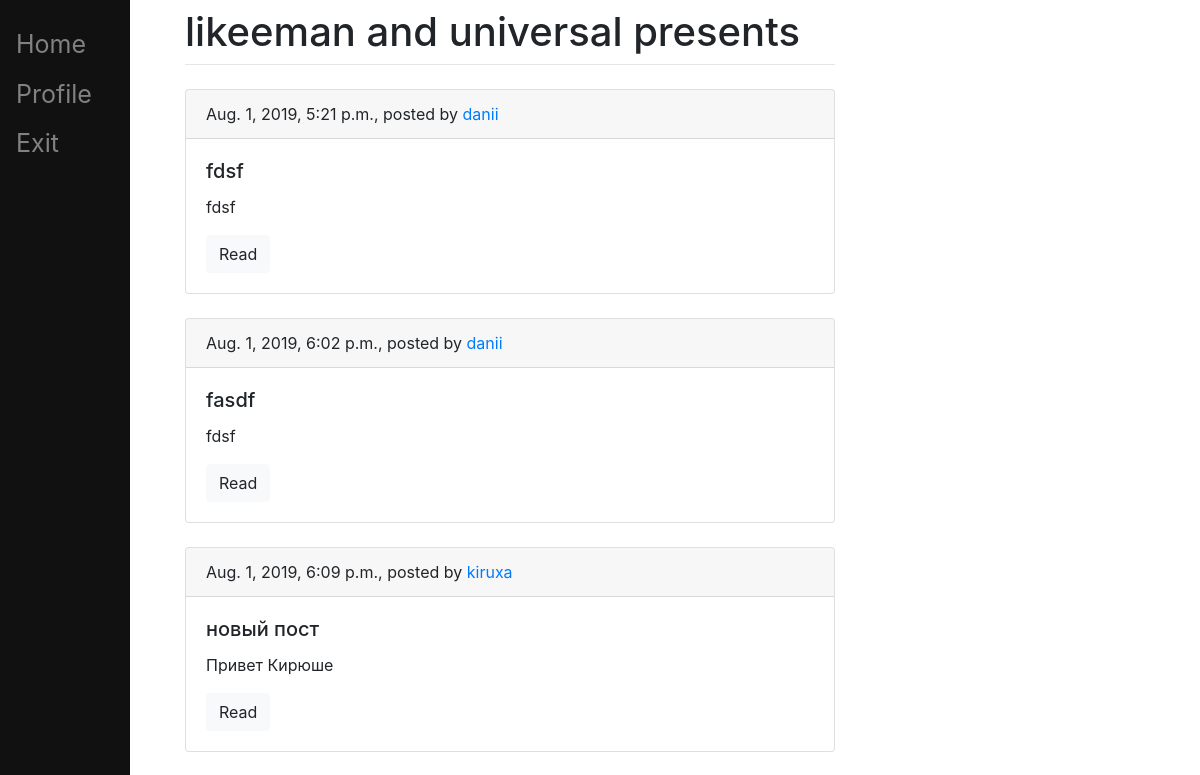
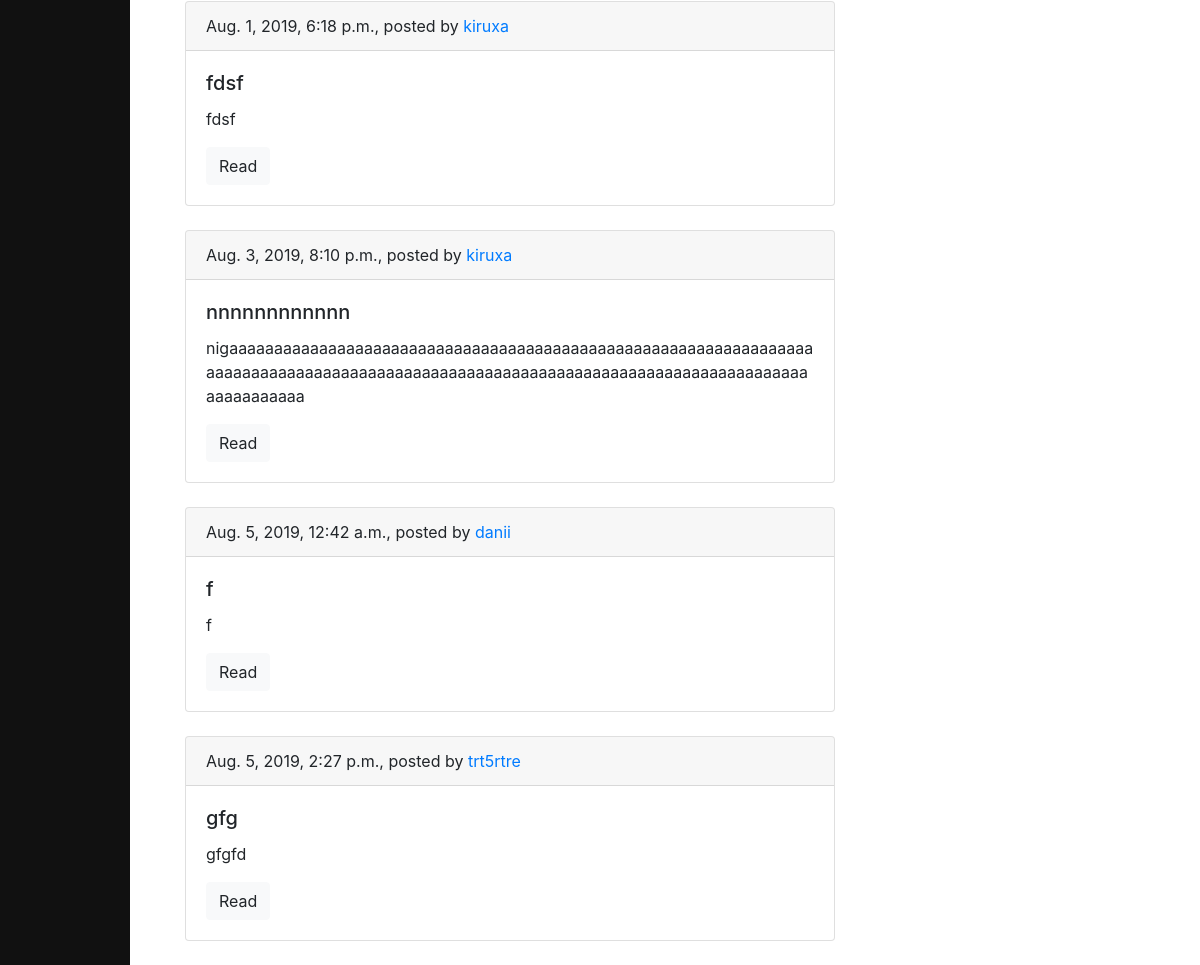
Page / (signed in) on the earlier database version (2 pictures, top to bottom).
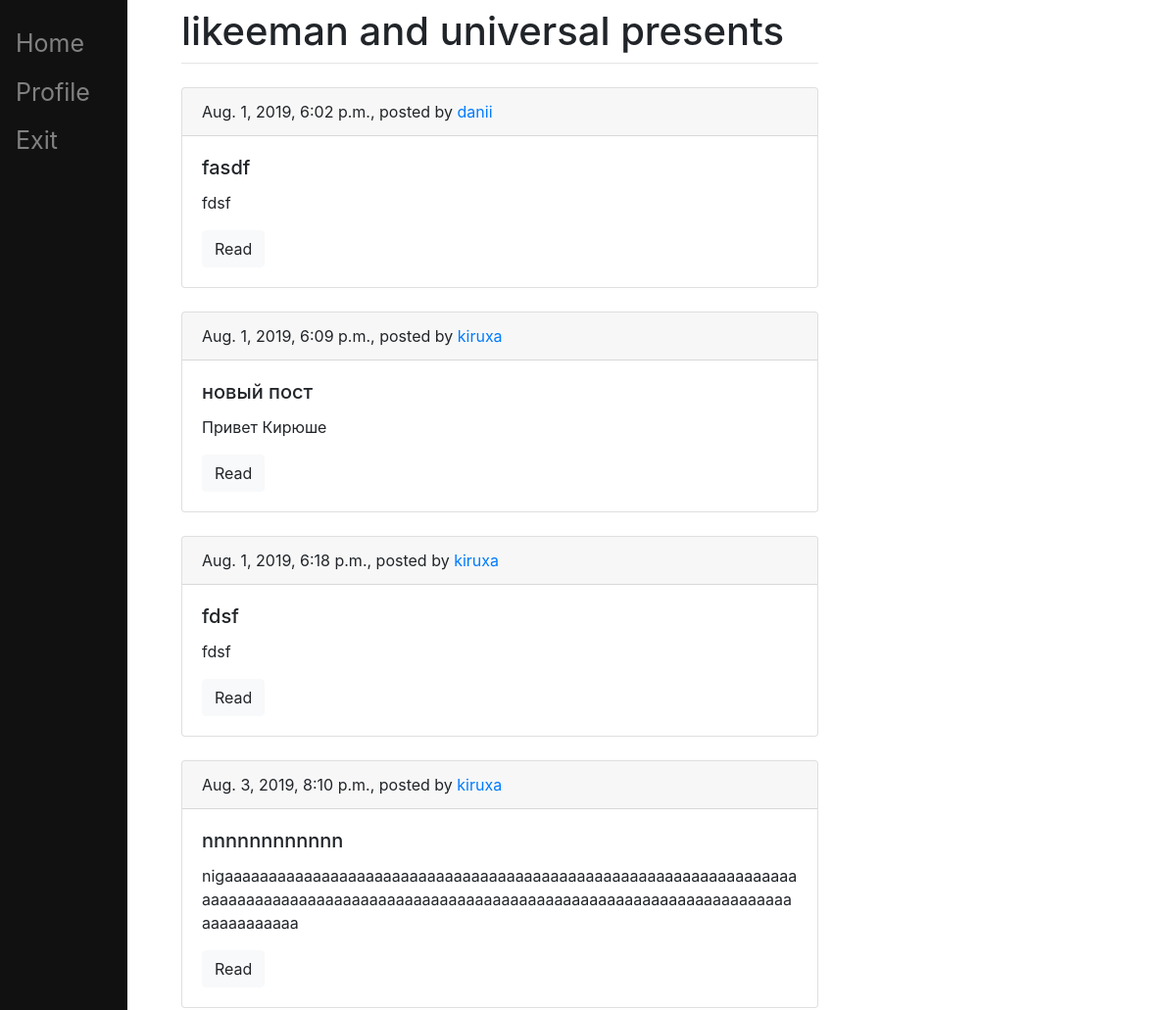
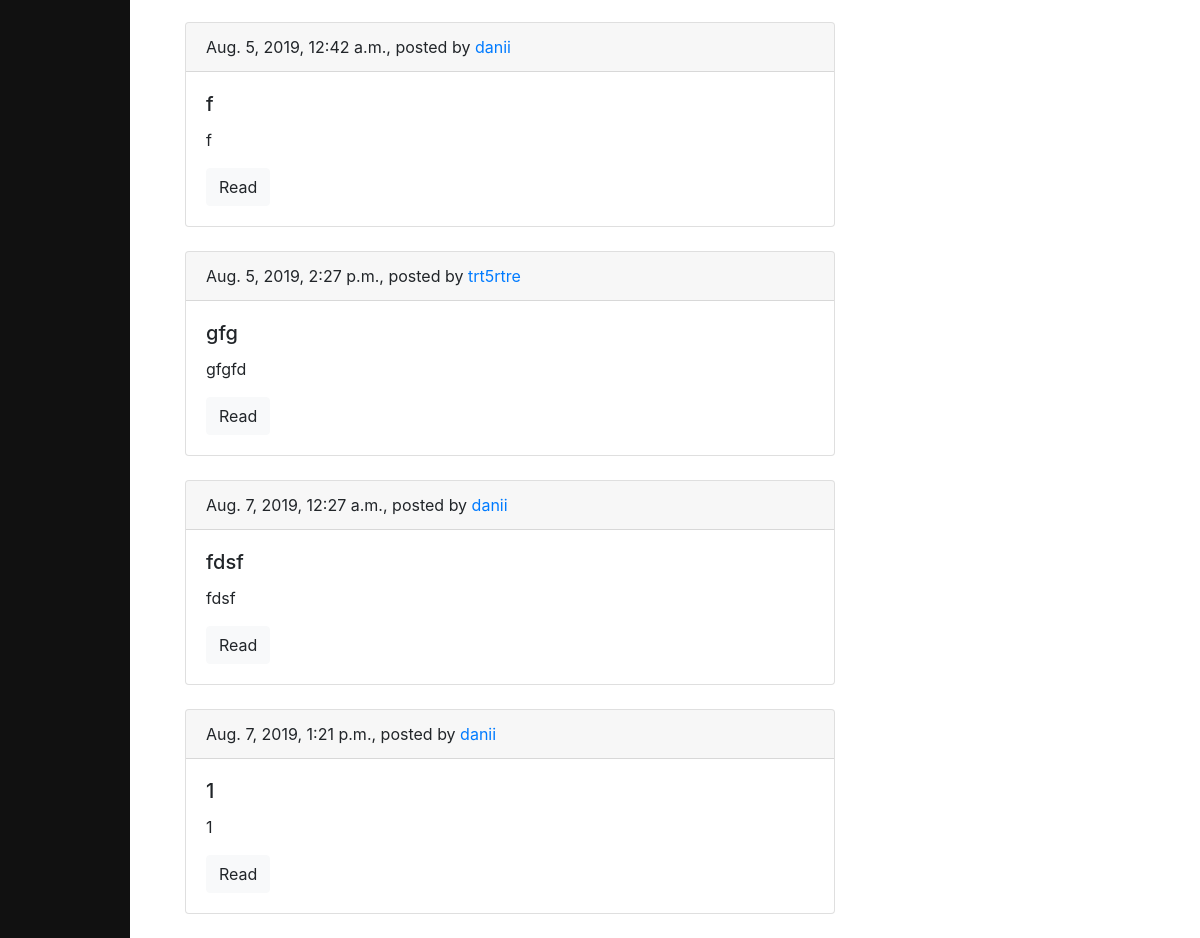
Same page on the later database version (2 pictures, top to bottom).
### blog/models.py (models this page shows, shortened)
class Post(models.Model):
    author = models.ForeignKey(settings.AUTH_USER_MODEL, on_delete=models.CASCADE)
    title = models.CharField(max_length=200)
    text = models.TextField()
    created_date = models.DateTimeField(default=timezone.now)
    published_date = models.DateTimeField(blank=True, null=True)

### blog/views.py (the view)
# urls.py: path('', views.post_list, name='post_list'),
def post_list(request):
    posts = Post.objects.filter(published_date__lte=timezone.now()).order_by('published_date')
    return render(request, 'blog/post_list.html', {'posts': posts})

### blog/templates/blog/post_list.html (shortened to what this page needs)
{% extends 'blog/base.html' %}
{% block content %}
    {% for post in posts %}
        <div class="card mb-4">
            <div class="card-header">
                {{ post.published_date }}, posted by <a href="#">{{post.author}}</a>
            </div>
        <div class="card-body">
            <h5 class="card-title">{{ post.title }}</h5>
        <p class="card-text">{{ post.text|truncatewords:15 }}</p>
        <a href="{% url 'post_detail' pk=post.pk %}" class="btn btn-light">Read</a>
      </div>
    </div>
    {% endfor %}
{% endblock %}

### blog/templates/blog/base.html (shortened to what this page needs)
<!doctype html>
<html>
<head>
	<link rel="stylesheet" href="https://maxcdn.bootstrapcdn.com/bootstrap/4.0.0/css/bootstrap.min.css">
</head>
<body>
	<div class="sidenav">
		<a href="/">Home</a>
		<a href="/profile">Profile</a>
		<a href="/login">Exit</a>
	</div>
    <div id="content", name="content", class="main">
		<div class="'row justify-content-center">
			<div class="col-8">
				<h1 class="mt-2">likeeman and universal presents</h1>
				<hr class="mt-0 mb-4">
				{% if user.is_authenticated %}
					{% block content %}
					{% endblock %}
				{% else %}
					<p>Login <a href="/login">here</a></p>
					<P>Profile <a href="/profile">is here</a></P>
				{% endif %}
			</div>
		</div>
    </div>
</body>
</html>

### blog/templates/blog/base.html (style rules this page uses)
.sidenav { height:100%; width:130px; position: fixed; z-index:1; top:0; left:0; background-color:#111; overflow-x: :hidden; padding-top:20px; }
.sidenav a { padding:6px 8px 6px 16px; text-decoration: none; font-size:25px; color: #818181; display:block; }
.main { margin-left:160px; padding: 0px 10px; }

Differences in the rows shown:
changed Post: published_date "Aug. 1, 2019, 5:21 p.m." → "Aug. 7, 2019, 12:27 a.m."; moves down the list
added Post: published_date "Aug. 7, 2019, 1:21 p.m.", author "danii", title "1", text "1"
